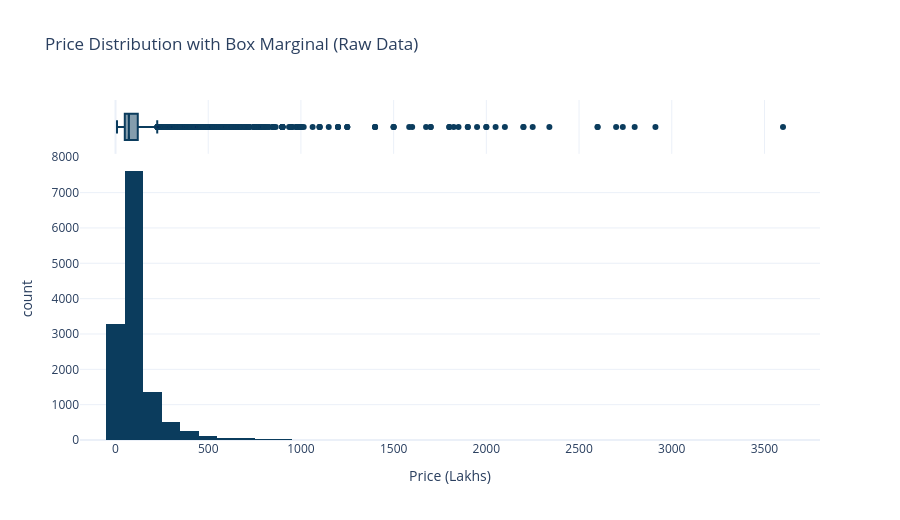

Notebook cell for this chart:
### Markdown cell above
#### 2.1.1 Price

### Code cell
fig = px.histogram(
    eda_df.dropna(subset=['price']),
    x='price',
    nbins=60,
    marginal='box',
    title='Price Distribution with Box Marginal (Raw Data)',
    labels={'price': 'Price (Lakhs)'}
)
fig.update_layout(height=520)
fig.show()

p_q1, p_q2, p_q3 = eda_df['price'].quantile([0.25, 0.50, 0.75]).values
add_plot_interpretation(
    f'- The price distribution is right-skewed with a long high-value tail.\n'
    f'- Median price is approximately **{p_q2:.2f} Lakhs**; interquartile range is **{p_q1:.2f} to {p_q3:.2f} Lakhs**.\n'
    f'- Outliers are visible at the upper end, indicating premium segments that should be modeled carefully.'
)

### Figure 1 — Plotly figure (JSON) as saved in the notebook; plotly's stock layout.template omitted (floating-point values rounded to 4 significant figures; data arrays with more than 128 entries replaced by an {"elided": "..."} marker saying what was removed)
{"data": [{"bingroup": "x", "hovertemplate": "Price (Lakhs)=%{x}<br>count=%{y}<extra></extra>", "legendgroup": "", "marker": {"color": "#0B3C5D", "pattern": {"shape": ""}}, "name": "", "nbinsx": 60, "orientation": "v", "showlegend": false, "type": "histogram", "x": {"elided": "13320 float values"}, "xaxis": "x", "yaxis": "y"}, {"hovertemplate": "Price (Lakhs)=%{x}<extra></extra>", "legendgroup": "", "marker": {"color": "#0B3C5D"}, "name": "", "notched": true, "showlegend": false, "type": "box", "x": {"elided": "13320 float values"}, "xaxis": "x2", "yaxis": "y2"}], "layout": {"barmode": "relative", "height": 520, "legend": {"tracegroupgap": 0}, "title": {"text": "Price Distribution with Box Marginal (Raw Data)"}, "xaxis": {"anchor": "y", "domain": [0, 1], "title": {"text": "Price (Lakhs)"}}, "xaxis2": {"anchor": "y2", "domain": [0, 1], "matches": "x", "showgrid": true, "showticklabels": false}, "yaxis": {"anchor": "x", "domain": [0, 0.8316], "title": {"text": "count"}}, "yaxis2": {"anchor": "x2", "domain": [0.8416, 1], "matches": "y2", "showgrid": false, "showline": false, "showticklabels": false, "ticks": ""}}}
